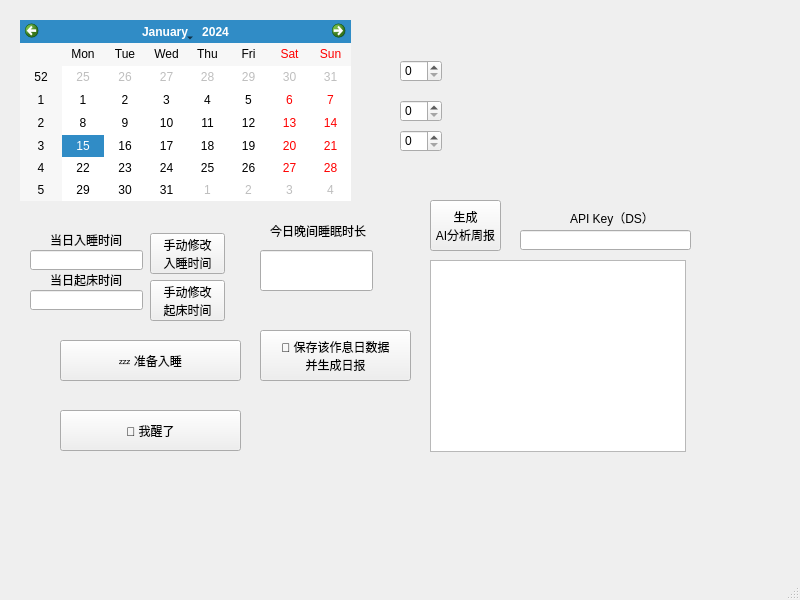
<?xml version="1.0" encoding="UTF-8"?>
<ui version="4.0">
 <class>MainWindow</class>
 <widget class="QMainWindow" name="MainWindow">
  <property name="geometry">
   <rect>
    <x>0</x>
    <y>0</y>
    <width>800</width>
    <height>600</height>
   </rect>
  </property>
  <property name="windowTitle">
   <string>MainWindow</string>
  </property>
  <widget class="QWidget" name="centralwidget">
   <widget class="QCalendarWidget" name="calendarWidget">
    <property name="geometry">
     <rect>
      <x>20</x>
      <y>20</y>
      <width>331</width>
      <height>181</height>
     </rect>
    </property>
   </widget>
   <widget class="QSpinBox" name="spinBox_nap">
    <property name="geometry">
     <rect>
      <x>400</x>
      <y>60</y>
      <width>42</width>
      <height>22</height>
     </rect>
    </property>
   </widget>
   <widget class="QSpinBox" name="spinBox_exercise">
    <property name="geometry">
     <rect>
      <x>400</x>
      <y>100</y>
      <width>42</width>
      <height>22</height>
     </rect>
    </property>
   </widget>
   <widget class="QSpinBox" name="spinBox_sit">
    <property name="geometry">
     <rect>
      <x>400</x>
      <y>130</y>
      <width>42</width>
      <height>22</height>
     </rect>
    </property>
   </widget>
   <widget class="QPushButton" name="btn_sleep">
    <property name="geometry">
     <rect>
      <x>60</x>
      <y>340</y>
      <width>181</width>
      <height>41</height>
     </rect>
    </property>
    <property name="text">
     <string>💤 准备入睡</string>
    </property>
   </widget>
   <widget class="QPushButton" name="btn_wake">
    <property name="geometry">
     <rect>
      <x>60</x>
      <y>410</y>
      <width>181</width>
      <height>41</height>
     </rect>
    </property>
    <property name="text">
     <string>🌅 我醒了</string>
    </property>
   </widget>
   <widget class="QPushButton" name="btn_week_report">
    <property name="geometry">
     <rect>
      <x>430</x>
      <y>200</y>
      <width>71</width>
      <height>51</height>
     </rect>
    </property>
    <property name="text">
     <string>生成
AI分析周报</string>
    </property>
   </widget>
   <widget class="QTextBrowser" name="textBrowser_ai">
    <property name="geometry">
     <rect>
      <x>430</x>
      <y>260</y>
      <width>256</width>
      <height>192</height>
     </rect>
    </property>
   </widget>
   <widget class="QLineEdit" name="lineEdit_apiKey">
    <property name="geometry">
     <rect>
      <x>520</x>
      <y>230</y>
      <width>171</width>
      <height>20</height>
     </rect>
    </property>
   </widget>
   <widget class="QLineEdit" name="lineEdit_sleep_disp">
    <property name="geometry">
     <rect>
      <x>30</x>
      <y>250</y>
      <width>113</width>
      <height>20</height>
     </rect>
    </property>
   </widget>
   <widget class="QLineEdit" name="lineEdit_wake_disp">
    <property name="geometry">
     <rect>
      <x>30</x>
      <y>290</y>
      <width>113</width>
      <height>20</height>
     </rect>
    </property>
   </widget>
   <widget class="QLabel" name="label">
    <property name="geometry">
     <rect>
      <x>50</x>
      <y>230</y>
      <width>91</width>
      <height>20</height>
     </rect>
    </property>
    <property name="text">
     <string>当日入睡时间</string>
    </property>
   </widget>
   <widget class="QLabel" name="label_2">
    <property name="geometry">
     <rect>
      <x>50</x>
      <y>270</y>
      <width>91</width>
      <height>20</height>
     </rect>
    </property>
    <property name="text">
     <string>当日起床时间</string>
    </property>
   </widget>
   <widget class="QPushButton" name="btn_edit_sleep">
    <property name="geometry">
     <rect>
      <x>150</x>
      <y>233</y>
      <width>75</width>
      <height>41</height>
     </rect>
    </property>
    <property name="text">
     <string>手动修改
入睡时间</string>
    </property>
   </widget>
   <widget class="QPushButton" name="btn_edit_wake">
    <property name="geometry">
     <rect>
      <x>150</x>
      <y>280</y>
      <width>75</width>
      <height>41</height>
     </rect>
    </property>
    <property name="text">
     <string>手动修改
起床时间</string>
    </property>
   </widget>
   <widget class="QLabel" name="label_3">
    <property name="geometry">
     <rect>
      <x>570</x>
      <y>210</y>
      <width>91</width>
      <height>16</height>
     </rect>
    </property>
    <property name="text">
     <string>API Key（DS）</string>
    </property>
   </widget>
   <widget class="QPushButton" name="btn_save_report">
    <property name="geometry">
     <rect>
      <x>260</x>
      <y>330</y>
      <width>151</width>
      <height>51</height>
     </rect>
    </property>
    <property name="text">
     <string>💾 保存该作息日数据
并生成日报</string>
    </property>
   </widget>
   <widget class="QLineEdit" name="lineEdit_duration_disp">
    <property name="geometry">
     <rect>
      <x>260</x>
      <y>250</y>
      <width>113</width>
      <height>41</height>
     </rect>
    </property>
   </widget>
   <widget class="QLabel" name="label_4">
    <property name="geometry">
     <rect>
      <x>270</x>
      <y>220</y>
      <width>101</width>
      <height>21</height>
     </rect>
    </property>
    <property name="text">
     <string>今日晚间睡眠时长</string>
    </property>
   </widget>
  </widget>
  <widget class="QMenuBar" name="menubar">
   <property name="geometry">
    <rect>
     <x>0</x>
     <y>0</y>
     <width>800</width>
     <height>22</height>
    </rect>
   </property>
  </widget>
  <widget class="QStatusBar" name="statusbar"/>
 </widget>
 <resources/>
 <connections/>
</ui>
